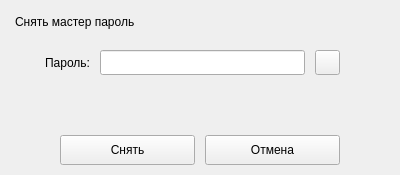
<?xml version="1.0" encoding="UTF-8"?>
<ui version="4.0">
 <class>remove_master_popup_widget</class>
 <widget class="QWidget" name="remove_master_popup_widget">
  <property name="geometry">
   <rect>
    <x>0</x>
    <y>0</y>
    <width>400</width>
    <height>175</height>
   </rect>
  </property>
  <layout class="QVBoxLayout" name="remove_master_popup_layout">
   <property name="spacing">
    <number>10</number>
   </property>
   <property name="leftMargin">
    <number>15</number>
   </property>
   <property name="topMargin">
    <number>15</number>
   </property>
   <property name="rightMargin">
    <number>15</number>
   </property>
   <property name="bottomMargin">
    <number>10</number>
   </property>
   <item>
    <widget class="QLabel" name="title_label">
     <property name="text">
      <string>Снять мастер пароль</string>
     </property>
     <property name="alignment">
      <set>Qt::AlignLeading|Qt::AlignLeft|Qt::AlignTop</set>
     </property>
    </widget>
   </item>
   <item>
    <layout class="QHBoxLayout" name="password_layout">
     <property name="spacing">
      <number>10</number>
     </property>
     <property name="leftMargin">
      <number>30</number>
     </property>
     <property name="rightMargin">
      <number>45</number>
     </property>
     <property name="bottomMargin">
      <number>15</number>
     </property>
     <item>
      <widget class="QLabel" name="password_label">
       <property name="text">
        <string>Пароль:</string>
       </property>
       <property name="alignment">
        <set>Qt::AlignRight|Qt::AlignTrailing|Qt::AlignVCenter</set>
       </property>
      </widget>
     </item>
     <item>
      <widget class="QLineEdit" name="password_line_edit">
       <property name="minimumSize">
        <size>
         <width>0</width>
         <height>25</height>
        </size>
       </property>
       <property name="maximumSize">
        <size>
         <width>16777215</width>
         <height>25</height>
        </size>
       </property>
       <property name="echoMode">
        <enum>QLineEdit::Password</enum>
       </property>
      </widget>
     </item>
     <item>
      <widget class="QPushButton" name="show_button">
       <property name="sizePolicy">
        <sizepolicy hsizetype="Fixed" vsizetype="Fixed">
         <horstretch>0</horstretch>
         <verstretch>0</verstretch>
        </sizepolicy>
       </property>
       <property name="minimumSize">
        <size>
         <width>25</width>
         <height>25</height>
        </size>
       </property>
       <property name="maximumSize">
        <size>
         <width>25</width>
         <height>25</height>
        </size>
       </property>
       <property name="cursor">
        <cursorShape>PointingHandCursor</cursorShape>
       </property>
       <property name="focusPolicy">
        <enum>Qt::TabFocus</enum>
       </property>
       <property name="text">
        <string/>
       </property>
      </widget>
     </item>
    </layout>
   </item>
   <item>
    <widget class="QLabel" name="error_label">
     <property name="text">
      <string>&lt;error&gt;</string>
     </property>
    </widget>
   </item>
   <item>
    <layout class="QHBoxLayout" name="buttons_layout">
     <property name="spacing">
      <number>10</number>
     </property>
     <property name="leftMargin">
      <number>45</number>
     </property>
     <property name="rightMargin">
      <number>45</number>
     </property>
     <item>
      <widget class="QPushButton" name="remove_button">
       <property name="minimumSize">
        <size>
         <width>0</width>
         <height>30</height>
        </size>
       </property>
       <property name="cursor">
        <cursorShape>PointingHandCursor</cursorShape>
       </property>
       <property name="text">
        <string>Снять</string>
       </property>
      </widget>
     </item>
     <item>
      <widget class="QPushButton" name="cancel_button">
       <property name="minimumSize">
        <size>
         <width>0</width>
         <height>30</height>
        </size>
       </property>
       <property name="cursor">
        <cursorShape>PointingHandCursor</cursorShape>
       </property>
       <property name="text">
        <string>Отмена</string>
       </property>
      </widget>
     </item>
    </layout>
   </item>
  </layout>
 </widget>
 <resources/>
 <connections/>
</ui>
